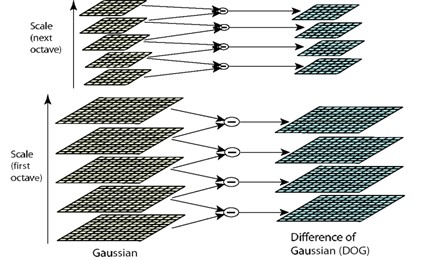
#> input picture EXP3/2.jpg, 421 x 260 px
$ python -i sift.py   (imports and definitions only)
#> lines starting #> are read from the running program, lines starting #| are printed output that depends on the picture
import math
import warnings
import numpy as np
from sklearn.cluster import KMeans, MiniBatchKMeans
import matplotlib.pyplot as plt
import pickle as pkl
from cv2 import resize, GaussianBlur, subtract, INTER_LINEAR, INTER_NEAREST, cvtColor, COLOR_BGR2GRAY

# [1 line not run here, left out]


# 计算余弦相似度
# [4 lines left out: function cosine_similarity, not called in this run]


def generateBaseImage(image, sigma_0, camara_sigma):
    # 上采样得到基础图像
    # image = resize(image, (0, 0), fx=2, fy=2, interpolation=INTER_LINEAR)  # 节省时间不采用上采样
    sigma_diff = np.sqrt(max((sigma_0 ** 2) - ((2 * camara_sigma) ** 2), 0.01))  # sigma_0为摄像头默认0.5高斯模糊
    return GaussianBlur(image, (0, 0), sigmaX=sigma_diff, sigmaY=sigma_diff)


def generateSigmas(sigma, n, s):
    k = 2 ** (1. / n)
    sigmas = np.zeros(s)
    sigmas[0] = sigma

    for image_index in range(1, s):
        sigma_previous = (k ** (image_index - 1)) * sigma
        sigma_total = k * sigma_previous
        sigmas[image_index] = np.sqrt(sigma_total ** 2 - sigma_previous ** 2)
    return sigmas


# [56 lines left out: functions convolve, GuassianKernel, not called in this run]


# 得到高斯金字塔和高斯差分金字塔
def getDoG(image, n, sigma0, s=None, O=None):
    if s is None:
        s = n + 3
    if O is None:
        O = int(np.log2(min(image.shape[0], image.shape[1]))) - 1

    sigmas = generateSigmas(sigma0, n, s)

    GuassianPyramid = []
    for octave_index in range(O):
        gaussian_images_in_octave = [image]
        for gaussian_kernel in sigmas[1:]:
            image = GaussianBlur(image, (0, 0), sigmaX=gaussian_kernel, sigmaY=gaussian_kernel)
            gaussian_images_in_octave.append(image)
        GuassianPyramid.append(gaussian_images_in_octave)
        octave_base = gaussian_images_in_octave[-3]
        image = resize(octave_base, (int(octave_base.shape[1] / 2), int(octave_base.shape[0] / 2)),
                       interpolation=INTER_NEAREST)  # 降采样
    GuassianPyramid = np.array(GuassianPyramid, dtype=object)
    DoG = []
    for gaussian_images_in_octave in GuassianPyramid:
        dog_images_in_octave = []
        for first_image, second_image in zip(gaussian_images_in_octave, gaussian_images_in_octave[1:]):
            dog_images_in_octave.append(subtract(second_image, first_image))
        DoG.append(dog_images_in_octave)
    return DoG, GuassianPyramid, O


# 通过泰勒展开精调位置精调位置
# [145 lines left out: functions adjustLocalExtrema, GetMainDirection, not called in this run]


# 确定关键点
def LocateKeyPoint(DoG, sigma, GuassianPyramid, n, BinNum=36, contrastThreshold=0.04, edgeThreshold=10.0):
    SIFT_ORI_SIG_FCTR = 1.52
    SIFT_ORI_RADIUS = 3 * SIFT_ORI_SIG_FCTR
    SIFT_ORI_PEAK_RATIO = 0.8

    SIFT_INT_DESCR_FCTR = 512.0
    SIFT_FIXPT_SCALE = 1

    KeyPoints = []
    O = len(DoG)
    S = len(DoG[0])
    for o in range(O):
        for s in range(1, S - 1):
            threshold = 0.5 * contrastThreshold / (n * 255 * SIFT_FIXPT_SCALE)  # 用于阈值化，去噪
            img_prev = DoG[o][s - 1]
            img = DoG[o][s]
            img_next = DoG[o][s + 1]
            for i in range(img.shape[0]):
                for j in range(img.shape[1]):
                    val = img[i, j]
                    eight_neiborhood_prev = img_prev[max(0, i - 1):min(i + 2, img_prev.shape[0]),
                                            max(0, j - 1):min(j + 2, img_prev.shape[1])]
                    eight_neiborhood = img[max(0, i - 1):min(i + 2, img.shape[0]),
                                       max(0, j - 1):min(j + 2, img.shape[1])]
                    eight_neiborhood_next = img_next[max(0, i - 1):min(i + 2, img_next.shape[0]),
                                            max(0, j - 1):min(j + 2, img_next.shape[1])]
                    # 阈值化，在高斯差分金字塔中找极值
                    if np.abs(val) > threshold and \
                            ((val > 0 and (val >= eight_neiborhood_prev).all() and (val >= eight_neiborhood).all() and (
                                    val >= eight_neiborhood_next).all())
                             or (val < 0 and (val <= eight_neiborhood_prev).all() and (
                                            val <= eight_neiborhood).all() and (
                                         val <= eight_neiborhood_next).all())):  # 如果某点大于阈值，并且 比周围8个点、上下2*9个点共26个点都大或都小，则认为是关键点
                        # 第三步：精调位置，通过函数2.1.1 adjustLocalExtrema：实现
                        point, x, y, layer = adjustLocalExtrema(DoG, o, s, i, j, contrastThreshold, edgeThreshold,
                                                                sigma, n, SIFT_FIXPT_SCALE)
                        if point == None:
                            continue
                        scl_octv = point[-1] * 0.5 / (1 << o)
                        # GetMainDirection：（确定极值点的位置以后就）求主方向
                        omax, hist = GetMainDirection(GuassianPyramid[o][layer], x, y,
                                                      int(np.round(SIFT_ORI_RADIUS * scl_octv)),
                                                      SIFT_ORI_SIG_FCTR * scl_octv, BinNum)
                        mag_thr = omax * SIFT_ORI_PEAK_RATIO
                        for k in range(BinNum):
                            if k > 0:
                                l = k - 1
                            else:
                                l = BinNum - 1
                            if k < BinNum - 1:
                                r2 = k + 1
                            else:
                                r2 = 0
                            if hist[k] > hist[l] and hist[k] > hist[r2] and hist[k] >= mag_thr:
                                bin = k + 0.5 * (hist[l] - hist[r2]) / (hist[l] - 2 * hist[k] + hist[r2])
                                if bin < 0:
                                    bin = BinNum + bin
                                else:
                                    if bin >= BinNum:
                                        bin = bin - BinNum
                                temp = point[:]
                                temp.append((360.0 / BinNum) * bin)
                                KeyPoints.append(temp)

    return KeyPoints


# calcSIFTDescriptor：更小的计算描述符函数
# [154 lines left out: functions calcSIFTDescriptor, calcDescriptors, not called in this run]


def SIFT(img, showDoGimgs=False):
    # 若为三通道，转灰度图
    #  建立高斯差分金字塔，
    SIFT_SIGMA = 1.6
    CAMERA_SIGMA = 0.5  # 假设的摄像头的尺度
    n = 3
    img = generateBaseImage(img, SIFT_SIGMA, CAMERA_SIGMA)
    DoG, GuassianPyramid, O = getDoG(img, n, SIFT_SIGMA)  # 得到高斯金字塔和高斯差分金字塔
    # return DoG, GuassianPyramid, O

    if showDoGimgs:
        # for dubugging
        plt.figure(1)
        for i in range(O):
            for j in range(n + 3):
                array = np.array(GuassianPyramid[i][j], dtype=np.float32)
                plt.subplot(O, n + 3, j + (i) * (n + 3) + 1)
                plt.imshow(array.astype(np.uint8), cmap='gray')
                plt.axis('off')
        plt.show()

        plt.figure(2)
        for i in range(O):
            for j in range(n + 2):
                array = np.array(DoG[i][j], dtype=np.float32)
                plt.subplot(O, n + 2, j + (i) * (n + 2) + 1)
                plt.imshow(array.astype(np.uint8), cmap='gray')
                plt.axis('off')
        plt.show()

    KeyPoints = LocateKeyPoint(DoG, SIFT_SIGMA, GuassianPyramid, n)  # 确定关键点

    discriptors = calcDescriptors(GuassianPyramid, KeyPoints)  # 生成描述符

    return KeyPoints, discriptors


# [103 lines left out: functions getClusterCentures, tf_idf, des2bins, get_all_features, getNearestImg, showImg and 2 more, not called in this run]

>>> import cv2
>>> picture = cv2.imread('2.jpg')
#> picture is the input picture: shape (260, 421, 3); mean B, G, R 206.8, 208.1, 205.7
>>> result = SIFT(picture)
#> in generateBaseImage, `return GaussianBlur(image, (0, 0), sigmaX=sigma_diff, sigmaY=sigma_diff)`:
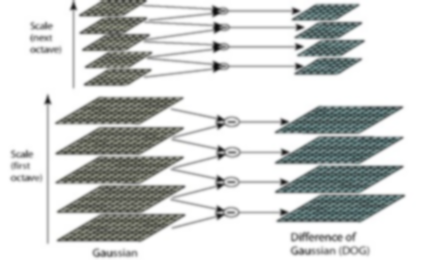
#> returned value: shape (260, 421, 3); mean of channels 0, 1, 2 206.8, 208.2, 205.7; drawn as B, G, R
#> the loop in getDoG, `for octave_index in range(O):` made 7 passes
#> pass 1, in getDoG, `octave_base = gaussian_images_in_octave[-3]`:
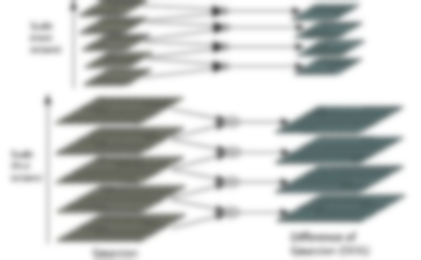
#> octave_base: shape (260, 421, 3); mean of channels 0, 1, 2 206.8, 208.1, 205.7; drawn as B, G, R
#> pass 1, in getDoG, `image = resize(octave_base, (int(octave_base.shape[1] / 2), int(octave..`:
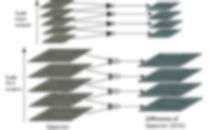
#> image: shape (130, 210, 3); mean of channels 0, 1, 2 206.6, 208, 205.6; drawn as B, G, R
#> pass 2, in getDoG, `octave_base = gaussian_images_in_octave[-3]`:
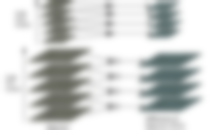
#> octave_base: shape (130, 210, 3); mean of channels 0, 1, 2 206.6, 207.9, 205.5; drawn as B, G, R
#> after the loop in getDoG, `for octave_index in range(O):`: GuassianPyramid = 7 items
#> the loop in getDoG, `for gaussian_images_in_octave in GuassianPyramid:` made 7 passes
#> in SIFT, `DoG, GuassianPyramid, O = getDoG(img, n, SIFT_SIGMA)`: O = 7
#> in LocateKeyPoint, `S = len(DoG[0])`: S = 5
#> after the loop in LocateKeyPoint, `for o in range(O):`: KeyPoints = []
#> (the run stopped early here; a loop or call above may not have finished)

$ run again, on EXP3/6.jpg
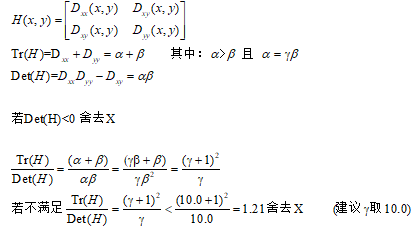
#> input picture EXP3/6.jpg, 419 x 228 px
#> picture is the input picture: shape (228, 419, 3); mean B, G, R 245.7, 245.7, 245.7
#> in generateBaseImage, `return GaussianBlur(image, (0, 0), sigmaX=sigma_diff, sigmaY=sigma_diff)`:
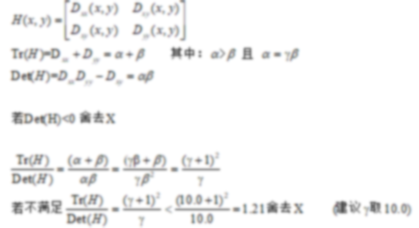
#> returned value: shape (228, 419, 3); mean of channels 0, 1, 2 245.7, 245.7, 245.7; drawn as B, G, R
#> the loop in getDoG, `for octave_index in range(O):` made 6 passes
#> pass 2, in getDoG, `octave_base = gaussian_images_in_octave[-3]`:
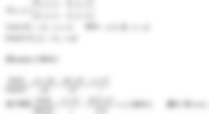
#> octave_base: shape (114, 209, 3); mean of channels 0, 1, 2 245.7, 245.7, 245.7; drawn as B, G, R
#> after the loop in getDoG, `for octave_index in range(O):`: GuassianPyramid = 6 items
#> the loop in getDoG, `for gaussian_images_in_octave in GuassianPyramid:` made 6 passes
#> in SIFT, `DoG, GuassianPyramid, O = getDoG(img, n, SIFT_SIGMA)`: O = 6
#> S = 5
#> after the loop in LocateKeyPoint, `for o in range(O):`: KeyPoints = []

$ run again, on EXP3/7.jpg
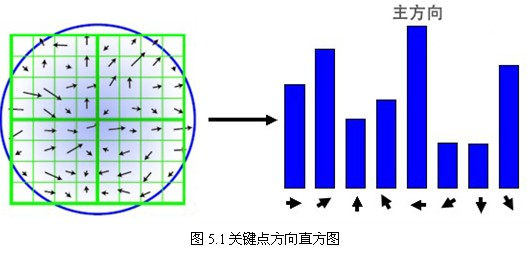
#> input picture EXP3/7.jpg, 530 x 255 px
#> picture is the input picture: shape (255, 530, 3); mean B, G, R 234.9, 212.5, 204.5
#> the loop in getDoG, `for octave_index in range(O):` made 6 passes
#> pass 1, in getDoG, `octave_base = gaussian_images_in_octave[-3]`:
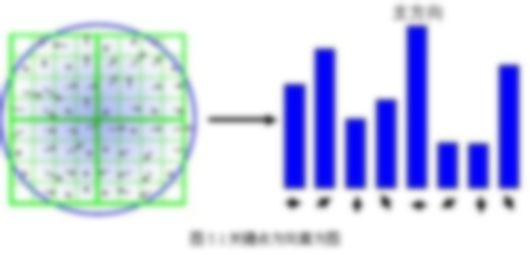
#> octave_base: shape (255, 530, 3); mean of channels 0, 1, 2 234.9, 212.6, 204.6; drawn as B, G, R
#> pass 2, in getDoG, `image = resize(octave_base, (int(octave_base.shape[1] / 2), int(octave..`:
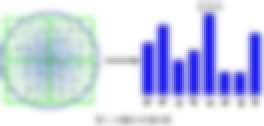
#> image: shape (63, 132, 3) (shown 2 times larger); mean of channels 0, 1, 2 234.6, 211.9, 203.7; drawn as B, G, R
#> after the loop in getDoG, `for octave_index in range(O):`: GuassianPyramid = 6 items
#> the loop in getDoG, `for gaussian_images_in_octave in GuassianPyramid:` made 6 passes
#> in SIFT, `DoG, GuassianPyramid, O = getDoG(img, n, SIFT_SIGMA)`: O = 6
#> S = 5
#> after the loop in LocateKeyPoint, `for o in range(O):`: KeyPoints = []

$ run again, on EXP3/1.png
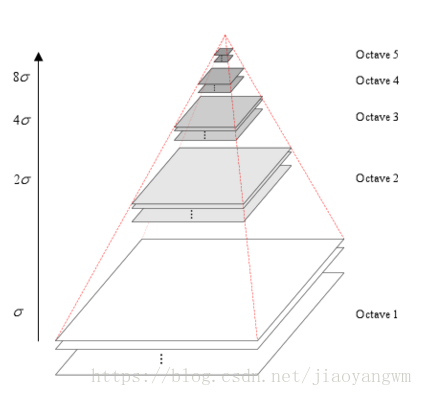
#> input picture EXP3/1.png, 422 x 396 px
#> picture is the input picture: shape (396, 422, 3); mean B, G, R 248.2, 248.2, 248.7
#> in generateBaseImage, `return GaussianBlur(image, (0, 0), sigmaX=sigma_diff, sigmaY=sigma_diff)`:
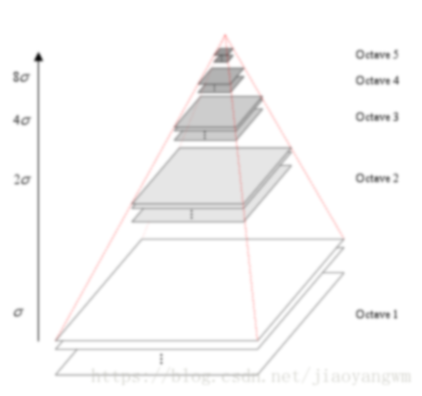
#> returned value: shape (396, 422, 3); mean of channels 0, 1, 2 248.2, 248.2, 248.7; drawn as B, G, R
#> the loop in getDoG, `for octave_index in range(O):` made 7 passes
#> pass 2, in getDoG, `octave_base = gaussian_images_in_octave[-3]`:
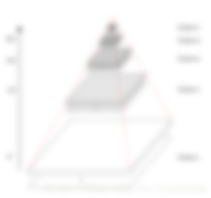
#> octave_base: shape (198, 211, 3); mean of channels 0, 1, 2 248.3, 248.3, 248.7; drawn as B, G, R
#> after the loop in getDoG, `for octave_index in range(O):`: GuassianPyramid = 7 items
#> the loop in getDoG, `for gaussian_images_in_octave in GuassianPyramid:` made 7 passes
#> in SIFT, `DoG, GuassianPyramid, O = getDoG(img, n, SIFT_SIGMA)`: O = 7
#> S = 5
#> after the loop in LocateKeyPoint, `for o in range(O):`: KeyPoints = []
